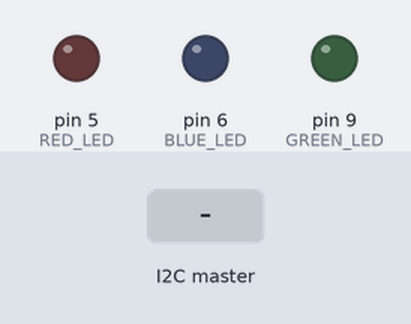
This sketch was run on a simulated Arduino Uno, built with avr-gcc and run on an emulated ATmega328P. On the bench: output pins drawn as LEDs (lit = HIGH). The inputs (shaded band) are chosen by the test bench.

Above: at 1.2 s.
1.3 s: the I2C master sends the byte 1
At 2.2 s:
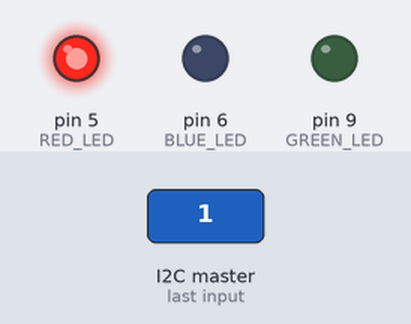
2.8 s: the I2C master sends the byte 2
At 3.3 s:
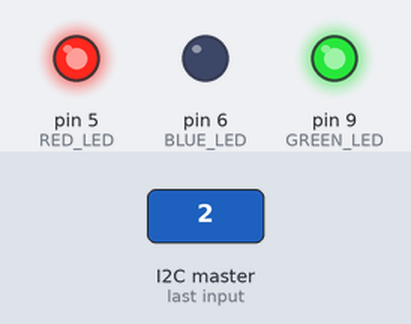
Timing chart, 0 to 5.8 s (numbered marks = the images above; inputs shaded):
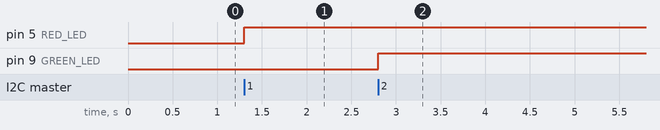

The sketch:

tamtam_arduino_slave.ino
```cpp
#include <Wire.h>

#define RED_LED                                     5
#define GREEN_LED                                   9
#define BLUE_LED                                    6
#define BATTERY_PIN                                 A0
#define ARDUINO_I2C_ADDRESS                         0x0f

#define SET_RED_LED                                 0x01
#define SET_GREEN_LED                               0x02
#define SET_BLUE_LED                                0x03
#define READ_BATTERY                                0x04


void setup()
{
	Wire.begin(ARDUINO_I2C_ADDRESS);
	pinMode(RED_LED,OUTPUT);
	pinMode(GREEN_LED,OUTPUT);
	pinMode(BLUE_LED,OUTPUT);
	pinMode(BATTERY_PIN,INPUT);
	Wire.onReceive(receiveEvent);
	Wire.onRequest(requestEvent);
}


void loop()
{

}

void receiveEvent()
{
	char cmd = Wire.read();
	if(cmd==SET_RED_LED)
	{
		char colour = Wire.read();
		set_red(colour);
	}
	else if(cmd==SET_GREEN_LED)
	{
		char colour = Wire.read();
		set_green(colour);
	}
	else if(cmd==SET_BLUE_LED)
	{
		char colour = Wire.read();
		set_blue(colour);
	}
}

void requestEvent()
{
		int c= analogRead(BATTERY_PIN);
    unsigned char bat = (c/4);
		Wire.write(bat);
}

void set_red(char c)
{
	analogWrite(RED_LED,c);
}

void set_green(char c)
{
	analogWrite(GREEN_LED,c);
}

void set_blue(char c)
{
	analogWrite(BLUE_LED,c);
}
```

Measured:
- after the input at 1.3 s, pin 5 (RED_LED): LOW → HIGH at once
- after the input at 2.8 s, pin 9 (GREEN_LED): LOW → HIGH at once
